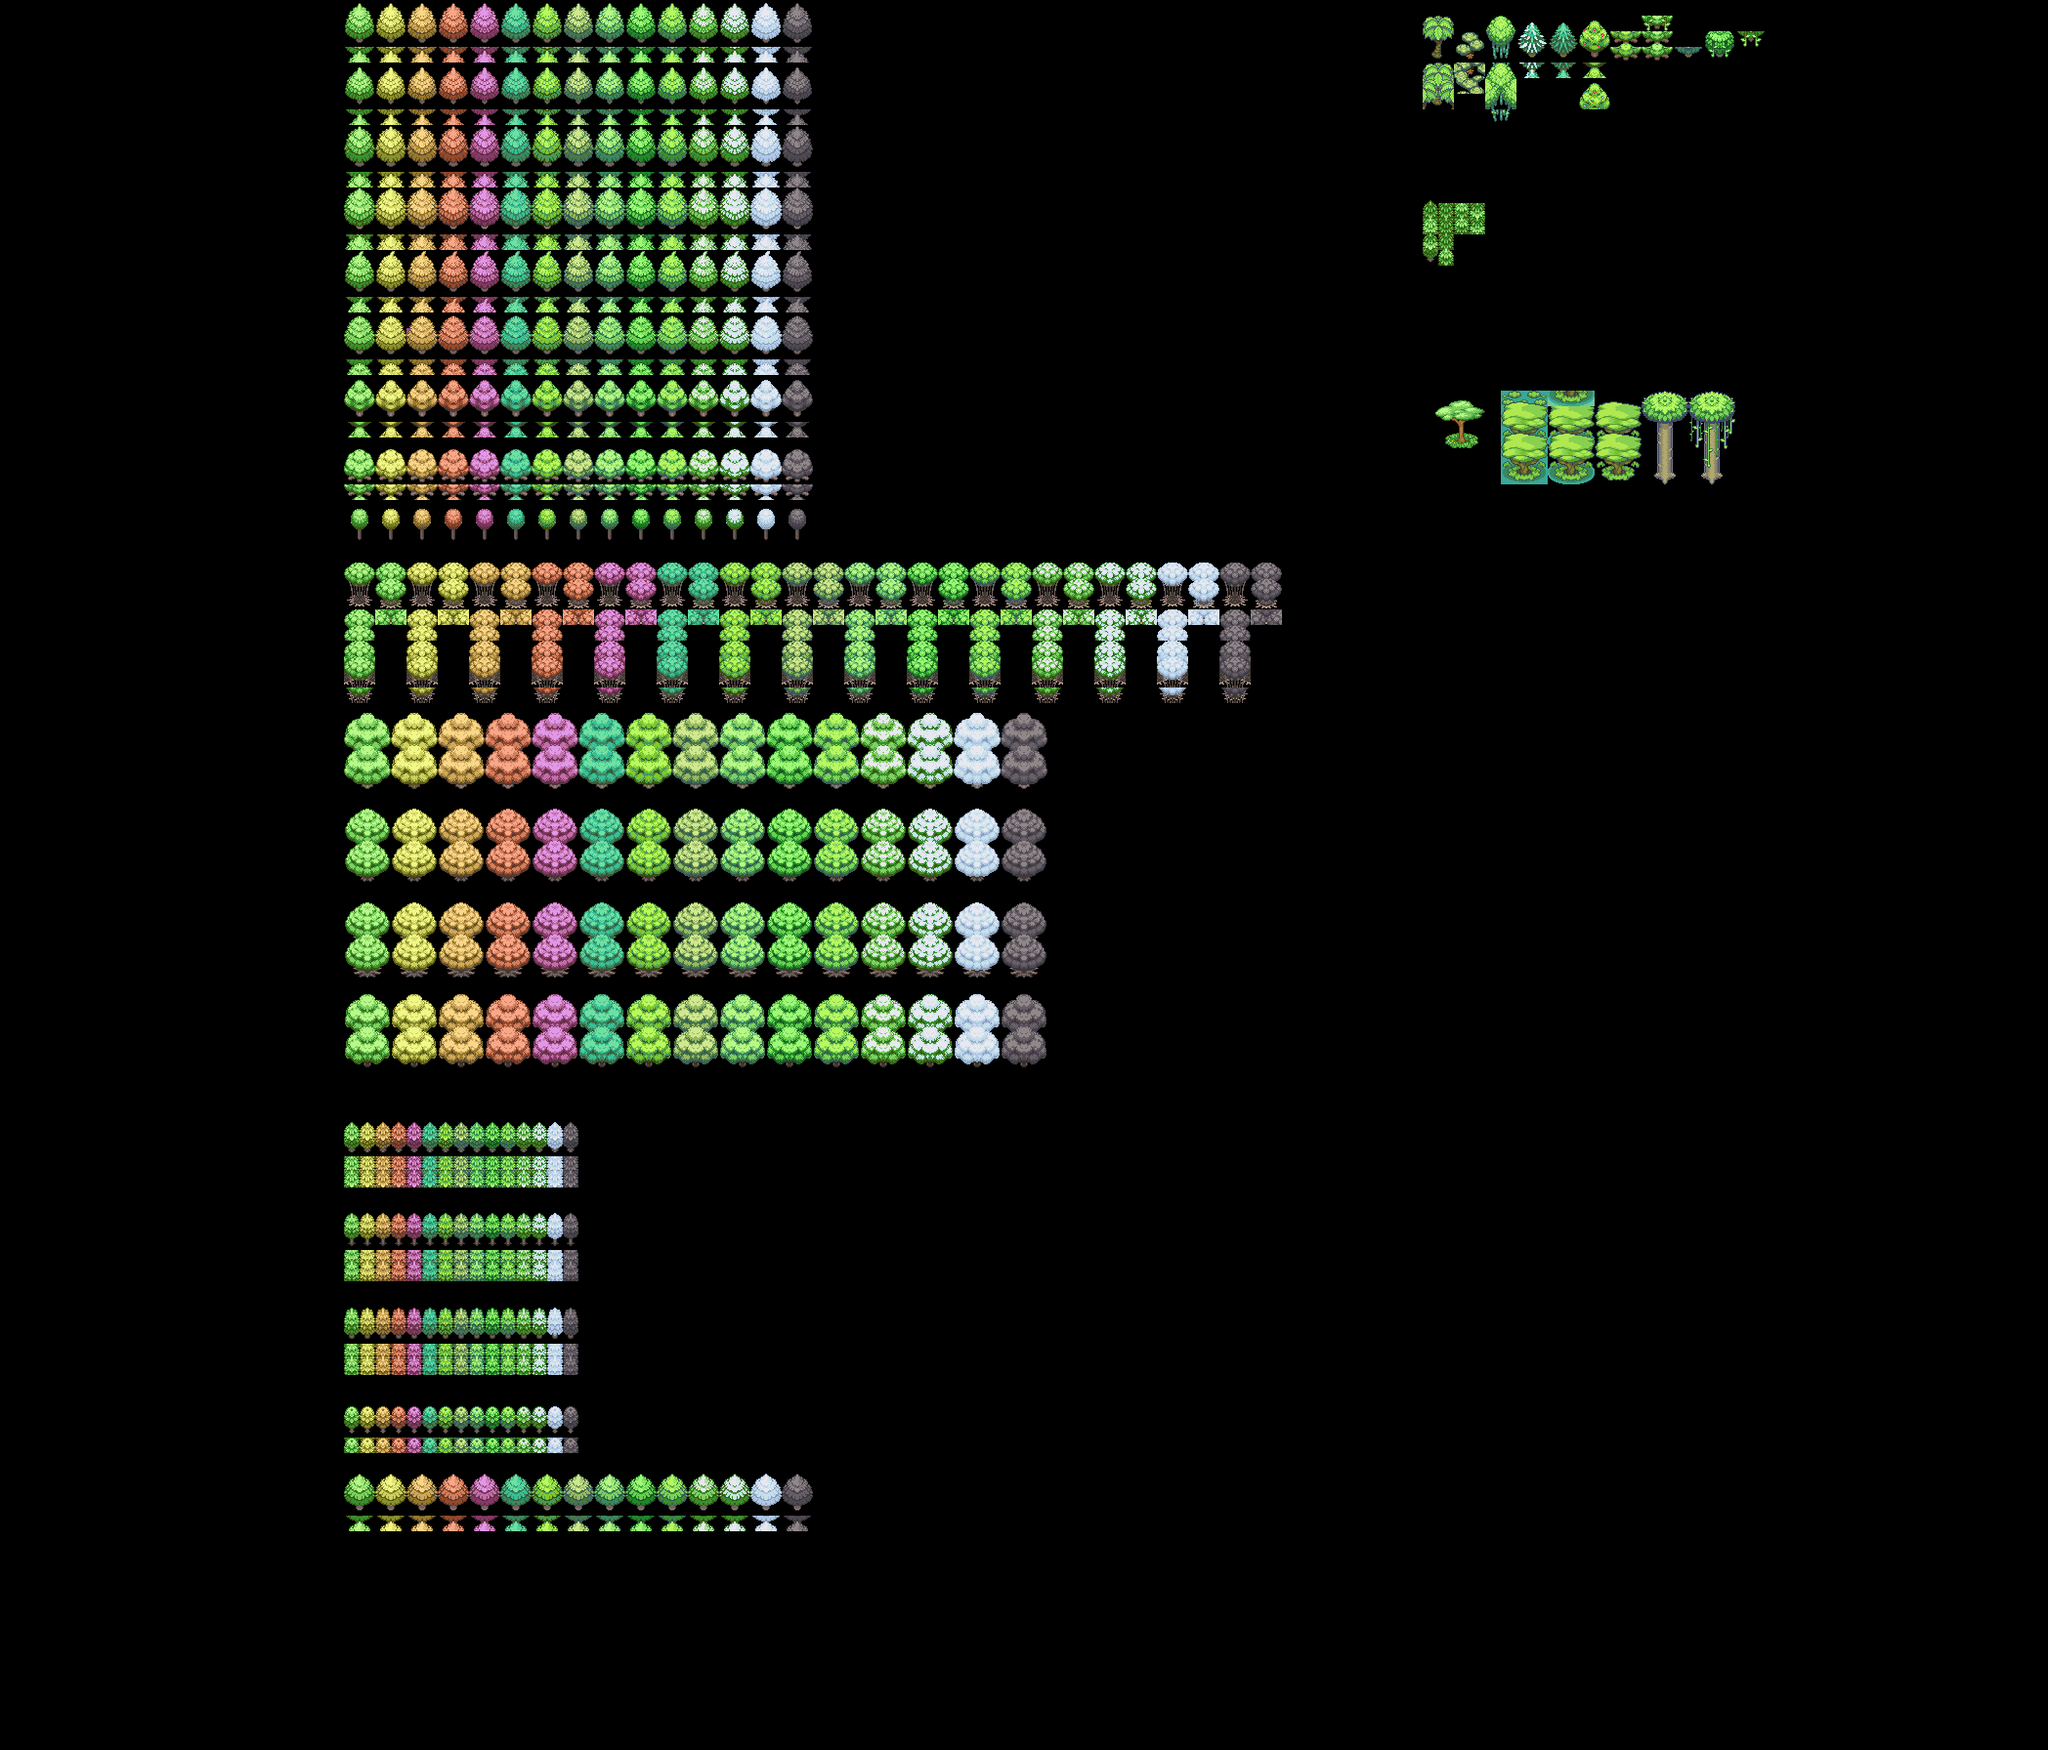

A level layout from a 2D game, rendered from its tile map. Below: a short description, then the map file with tile-grid data replaced by summaries:
An orthogonal 262x224 tile map with 8x8 px tiles, 1 tile layer (Tile Layer 1), 1 hidden layer not drawn, 2 tilesets.

<map version="1.8" tiledversion="1.8.4" orientation="orthogonal" renderorder="right-down" width="262" height="224" tilewidth="8" tileheight="8" infinite="0" nextlayerid="3" nextobjectid="1">
 <tileset firstgid="1" source="Trees.tsx" />
 <tileset firstgid="58689" source="Text.tsx" />
 <layer id="2" name="Grid" width="262" height="224" visible="0">
  <data>[58688 cells, 58688 non-empty, 2 distinct tile ids]</data>
 </layer>
 <layer id="1" name="Tile Layer 1" width="262" height="224">
  <data>[58688 cells, 56448 non-empty, 56448 distinct tile ids]</data>
 </layer>
</map>
